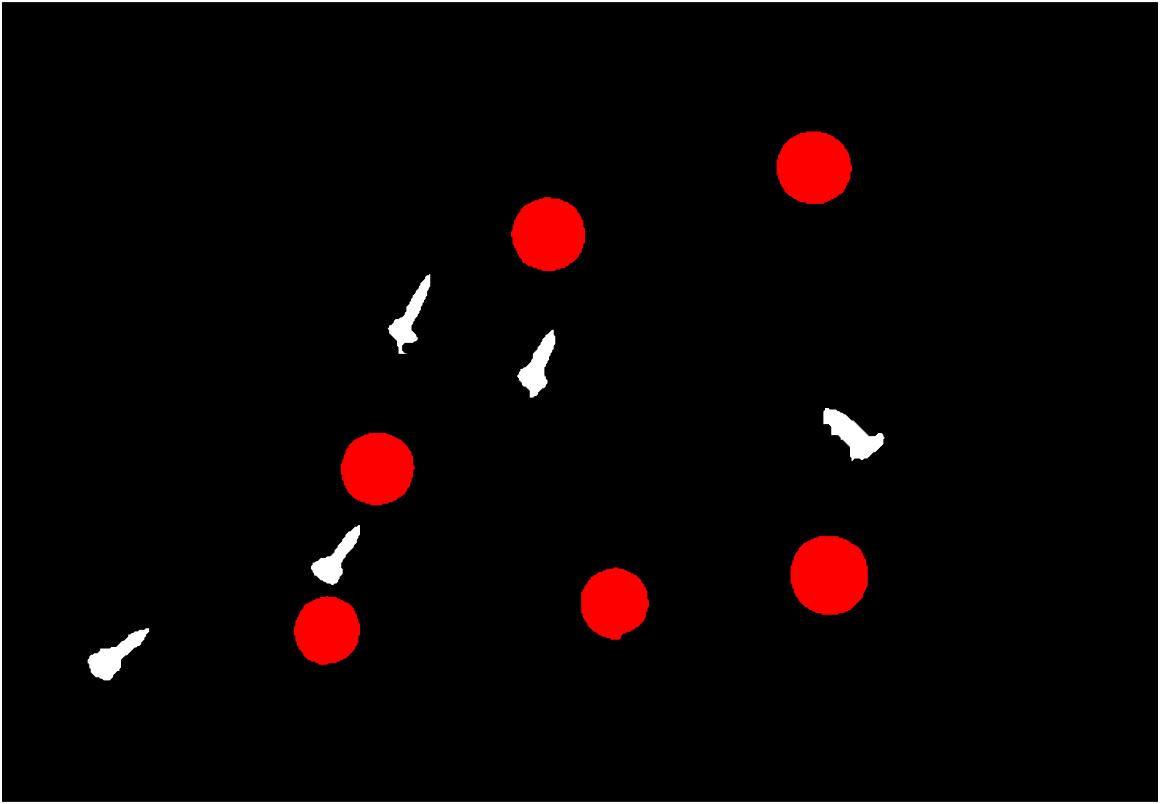
%> input picture Results/IMG_01_Edit.jpg, 1160 x 804 px, given in place of IMG_10.jpg, which was not available
$ octave Task5to6.m   (GNU Octave 9; MATLAB toolbox functions it lacks are replaced by stand-ins)
%> lines starting %> are read from the running program, lines starting %| are printed output that depends on the picture; pictures that were not available may be replaced by others from this repository, and a replacement may not be noted
% Image Processing Assignment
% George Monk, 17666456 ---------------------------------------------------

% Clearing variables and figures (formatting)
close all
clear
clc

% Task 5: Robust method --------------------------

orig_img = imread('IMG_10.jpg'); % Orginal image
%> orig_img is the input picture: size 804x1160x3 uint8; mean R, G, B 10.7, 4, 4

img_edit_name = 'IMG_10_Edit.jpg'; % Edited image name
ProcessImage(orig_img, img_edit_name, 1); % Function to convert image
% [47 lines not run here, left out]
function im = ProcessImage(input, name, save) % Converts image
%> called with name = 'IMG_10_Edit.jpg', save = 1
    % Step-2: Covert image to grayscale
    im = rgb2gray(input); % Converts the image to greyscale.
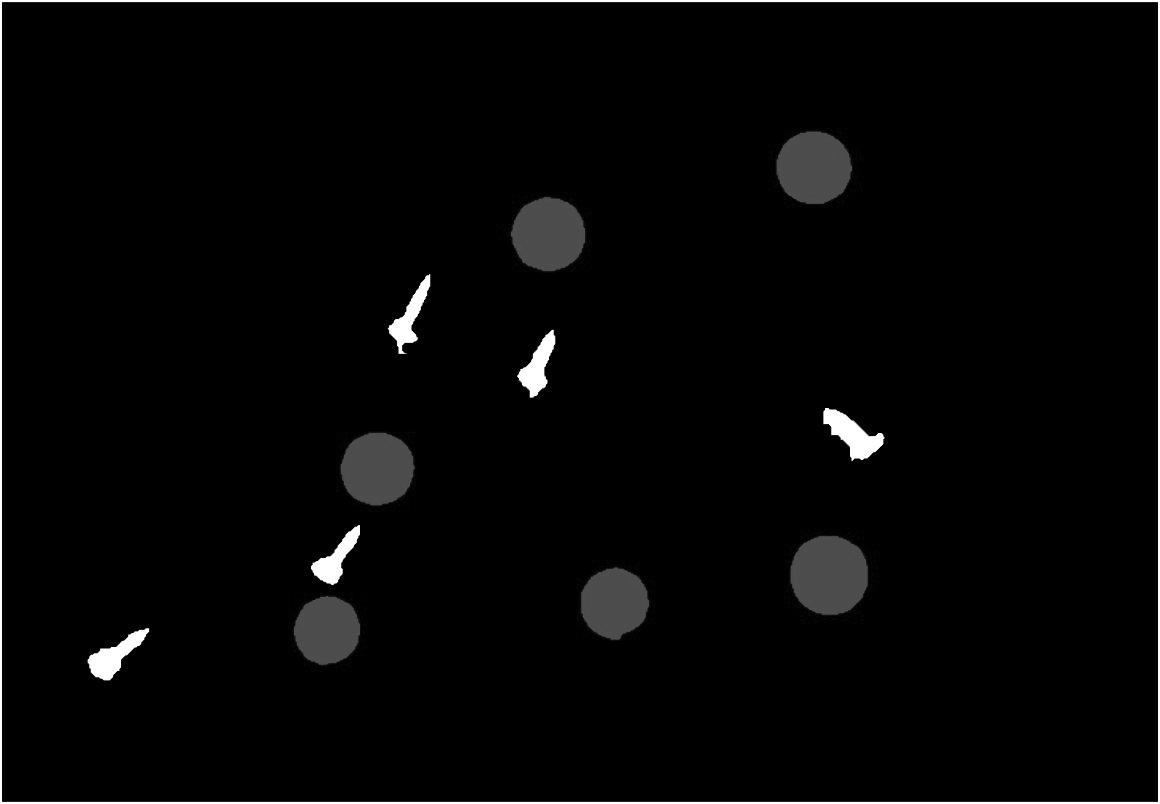
%> im: size 804x1160 uint8; min 0, max 255, mean 6

    % Step-3: Rescale image
    I_bilinear = imresize(im,0.5,'bilinear'); % Rescales and binarises the image.
    % Step-4: Produce histogram before enhancing

    %figure, histogram(I_bilinear) % Produces the first histogram.
    %title('Histogram of image before enhancement')

    %figure, imshow(I_bilinear)
    %title('Bilinear image before enhancement')
    I_en = imsharpen(I_bilinear, 'Amount', 5, 'Radius', 1); % The image is first sharpened to improve edge contrast.
    %figure, imshow(I_en)
    %title('Image after first sharpen filter (2)')
    I_en = imflatfield(I_en, 35); % Flat field to normalise background
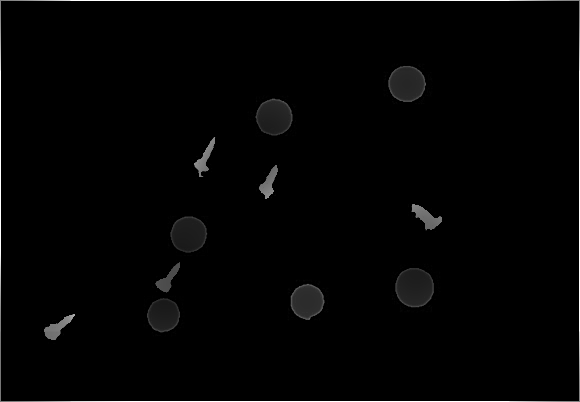
%> I_en: size 402x580 uint8; min 0, max 255, mean 3.7
    %figure, imshow(I_en)
    %title('Image after flat field correction (3)')
    I_en = imgaussfilt(I_en); % Gaussian filter
    %figure, imshow(I_en)
    %title('Image after first gauss filter (4)')
%> (the run ends here)

$ run again, on Results/IMG_02_Edit.jpg
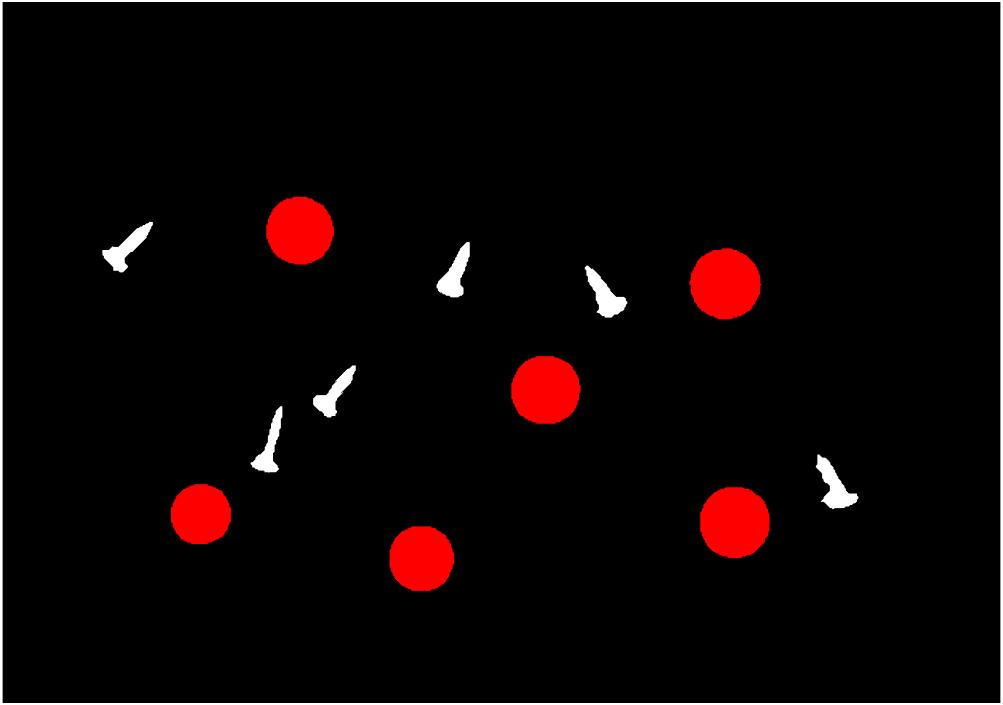
%> input picture Results/IMG_02_Edit.jpg, 1003 x 705 px, given in place of IMG_10.jpg, which was not available
%> orig_img is the input picture: size 705x1003x3 uint8; mean R, G, B 12.4, 4.8, 4.8
%> in ProcessImage, `im = rgb2gray(input);`:
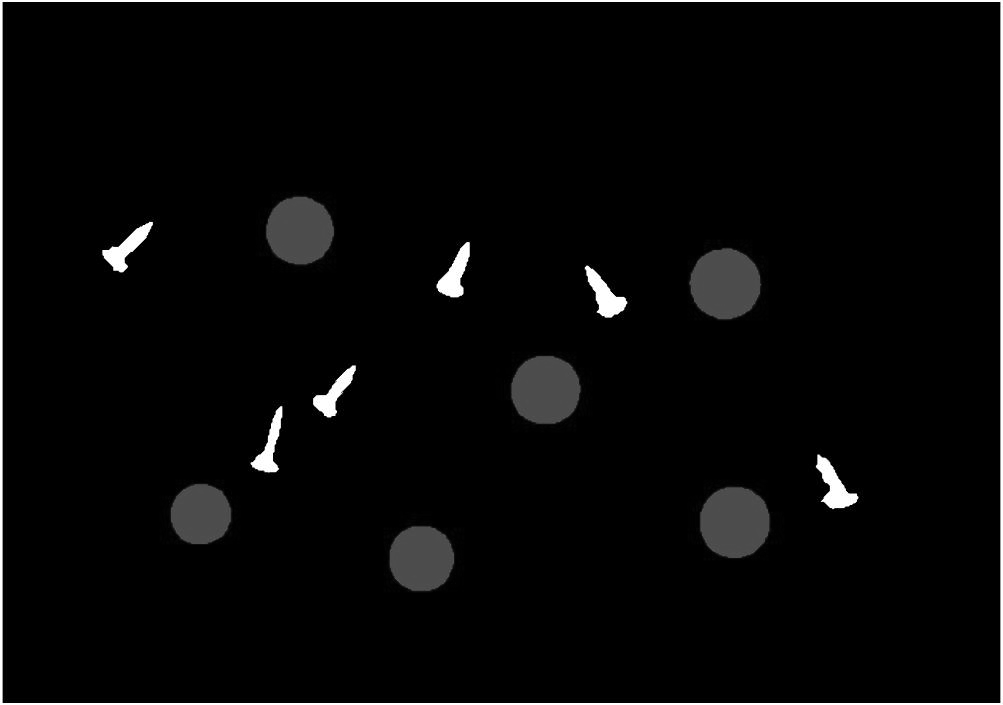
%> im: size 705x1003 uint8; min 0, max 255, mean 7.1
%> in ProcessImage, `I_en = imflatfield(I_en, 35);`:
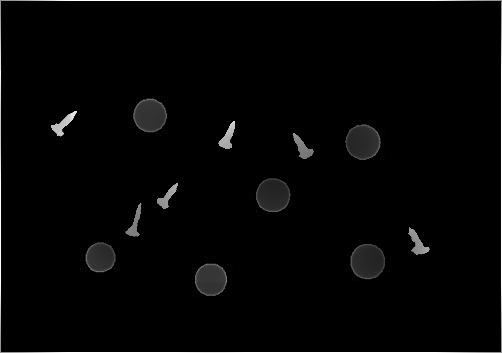
%> I_en: size 353x502 uint8; min 0, max 255, mean 5

$ run again, on Results/IMG_03_Edit.jpg
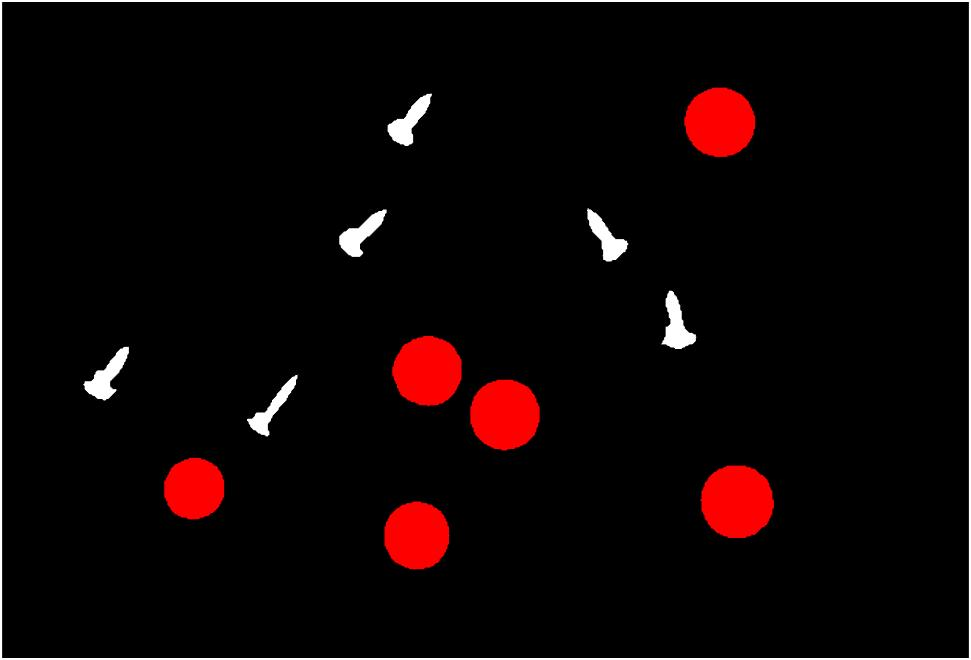
%> input picture Results/IMG_03_Edit.jpg, 971 x 660 px, given in place of IMG_10.jpg, which was not available
%> orig_img is the input picture: size 660x971x3 uint8; mean R, G, B 13.6, 5, 5
%> in ProcessImage, `im = rgb2gray(input);`:
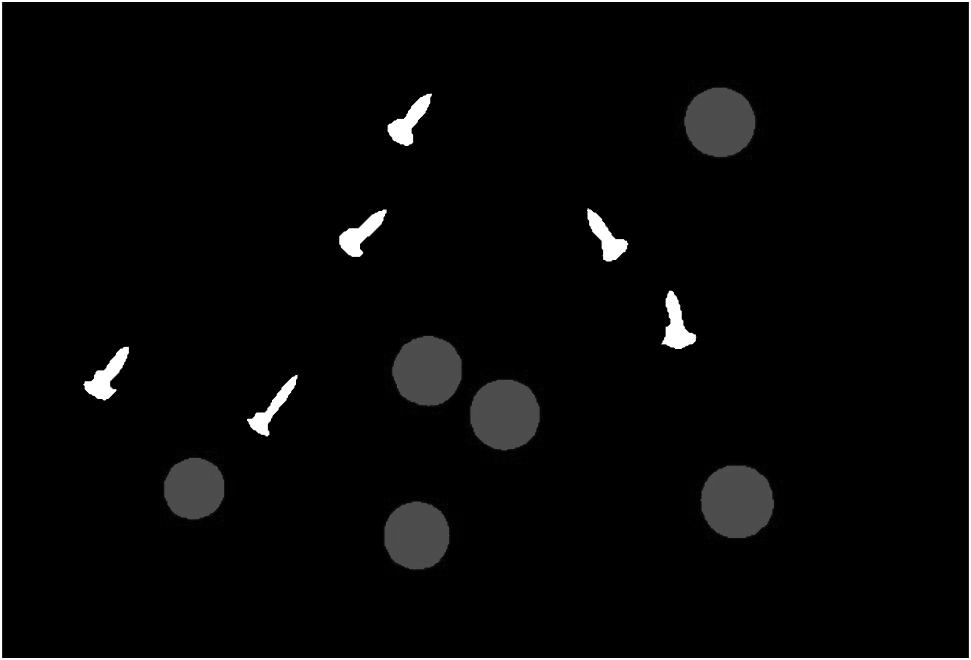
%> im: size 660x971 uint8; min 0, max 255, mean 7.6
%> in ProcessImage, `I_en = imflatfield(I_en, 35);`:
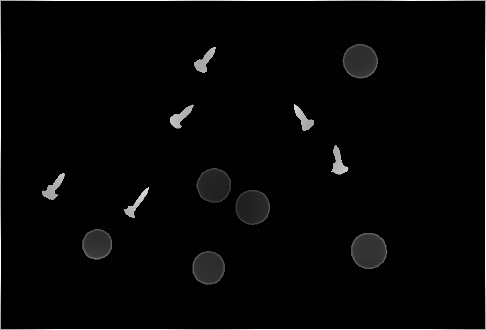
%> I_en: size 330x486 uint8; min 0, max 255, mean 5.7
